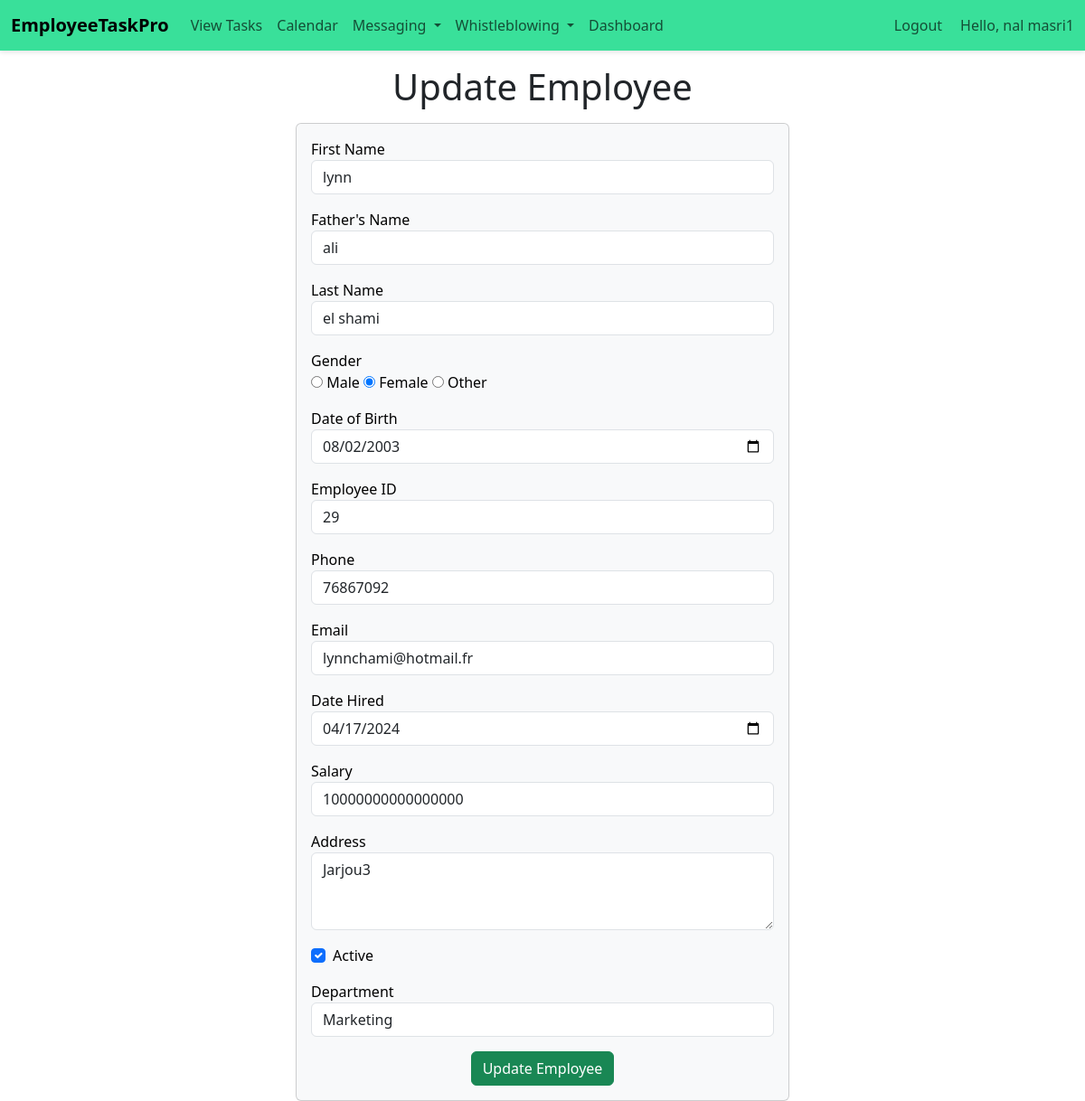
The page /emp/update-emp/22 (signed in) on the database as committed earlier.
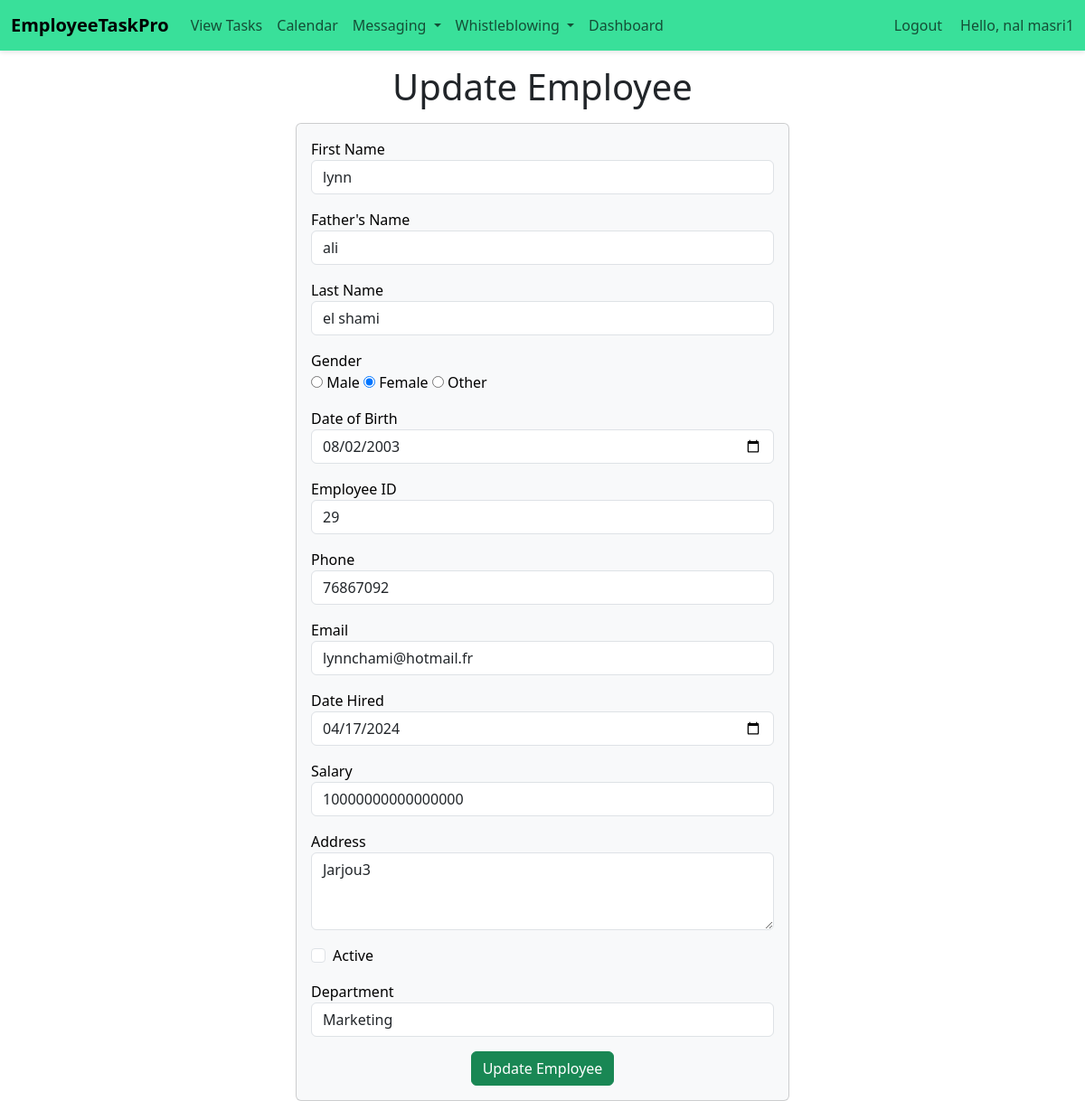
The same page on the database as committed later.
### emp/models.py (models this page shows, shortened)
class Emp(models.Model):
    firstname=models.CharField(max_length=200)
    fathername=models.CharField(max_length=200)
    lastname=models.CharField(max_length=200)
    gender = models.TextField(blank=True,null= True)
    dob = models.DateField(blank=True,null= True)
    emp_id=models.CharField(max_length=200)
    phone = models.CharField(max_length=20, null=True)
    email = models.EmailField(null=True)
    date_hired = models.DateField(default=timezone.now)
    salary = models.FloatField(default=0)
    date_added = models.DateTimeField(default=timezone.now)
    date_updated = models.DateTimeField(auto_now=True)
    address = models.CharField(max_length=100, null=True)
    status=models.BooleanField(default=True)
    department=models.CharField(max_length=200, null=True)
    user = models.OneToOneField(User, on_delete=models.CASCADE, null=True)

### emp/views.py (the view)
# urls.py: path("update-emp/<int:emp_id>", update_emp, name='update_emp'),
@login_required
def update_emp(request,emp_id):
    emp=Emp.objects.get(pk=emp_id)
    print("Yes Bhai")
    return render(request,"emp/update_emp.html",{
        'emp':emp
    })

### emp/context_processors.py (called while the page is built)
def user_roles(request):
    is_hr_or_manager = request.user.groups.filter(name__in=['HR', 'Manager']).exists()
    is_employee = request.user.groups.filter(name='Employee').exists()
    return {
        'is_hr_or_manager': is_hr_or_manager,
        'is_employee': is_employee,
    }

### templates/emp/update_emp.html (shortened to what the changed rows need)
<!doctype html>
<html lang="en">
<head>
  <link href="https://cdn.jsdelivr.net/npm/bootstrap@5.2.2/dist/css/bootstrap.min.css" rel="stylesheet">
</head>
<body>
  {% include 'emp/navbar.html' %}
  <h1 class="text-center my-3">Update Employee</h1>
  <div class="container">
    <div class="row">
      <div class="col-md-6 offset-md-3">
        <div class="card bg-light text-black">
          <div class="card-body">
            <form action="/emp/do-update-emp/{{ emp.id }}" method="POST">
              <div class="mb-3">
                <label for="firstname">First Name</label>
                <input type="text" id="firstname" class="form-control" placeholder="Enter First Name" name="firstname" value="{{ emp.firstname }}" />
              </div>
              <div class="mb-3">
                <label for="fathername">Father's Name</label>
                <input type="text" id="fathername" class="form-control" placeholder="Enter Father's Name" name="fathername" value="{{ emp.fathername }}" />
              </div>
              <div class="mb-3">
                <label for="lastname">Last Name</label>
                <input type="text" id="lastname" class="form-control" placeholder="Enter Last Name" name="lastname" value="{{ emp.lastname }}" />
              </div>
              <div class="mb-3">
                <div>
                  <input type="radio" id="male" name="gender" value="Male" {% if emp.gender == 'Male' %} checked {% endif %}>
                  <label for="male">Male</label>
                  <input type="radio" id="female" name="gender" value="Female" {% if emp.gender == 'Female' %} checked {% endif %}>
                  <label for="female">Female</label>
                  <input type="radio" id="other" name="gender" value="Other" {% if emp.gender == 'Other' %} checked {% endif %}>
                  <label for="other">Other</label>
                </div>
              </div>
              <div class="mb-3">
                <label for="dob">Date of Birth</label>
                <input type="date" id="dob" class="form-control" name="dob" value="{{ emp.dob|date:"Y-m-d" }}" />
              </div>
              <div class="mb-3">
                <label for="emp_id">Employee ID</label>
                <input type="text" id="emp_id" class="form-control" placeholder="Enter Employee ID" name="emp_id" value="{{ emp.emp_id }}" />
              </div>
              <div class="mb-3">
                <label for="phone">Phone</label>
                <input type="text" id="phone" class="form-control" placeholder="Enter Employee Phone" name="emp_phone" value="{{ emp.phone }}" />
              </div>
              <div class="mb-3">
                <label for="email">Email</label>
                <input type="email" id="email" class="form-control" placeholder="Enter Employee Email" name="email" value="{{ emp.email }}" />
              </div>
              <div class="mb-3">
                <label for="date_hired">Date Hired</label>
                <input type="date" id="date_hired" class="form-control" name="date_hired" value="{{ emp.date_hired|date:"Y-m-d" }}" />
              </div>
              <div class="mb-3">
                <label for="salary">Salary</label>
                <input type="number" id="salary" class="form-control" placeholder="Enter Salary" name="salary" value="{{ emp.salary }}" />
              </div>
              <div class="mb-3">
                <label for="address">Address</label>
                <textarea id="address" rows="3" class="form-control" name="emp_address">{{ emp.address }}</textarea>
              </div>
              <div class="mb-3 form-check">
                <input type="checkbox" id="status" class="form-check-input" name="emp_status" {% if emp.status %} checked {% endif %}>
                <label for="status">Active</label>
              </div>
              <div class="mb-3">
                <label for="department">Department</label>
                <select id="department" class="form-control" name="emp_department">
                  <option value="Marketing" {% if emp.department == 'Marketing' %} selected {% endif %}>Marketing</option>
                </select>
              </div>
            </form>
          </div>
        </div>
      </div>
    </div>
  </div>
</body>
</html>

Rows that differ between the two databases and show on the page:
changed Emp "lynn": status "☑" → "☐"
